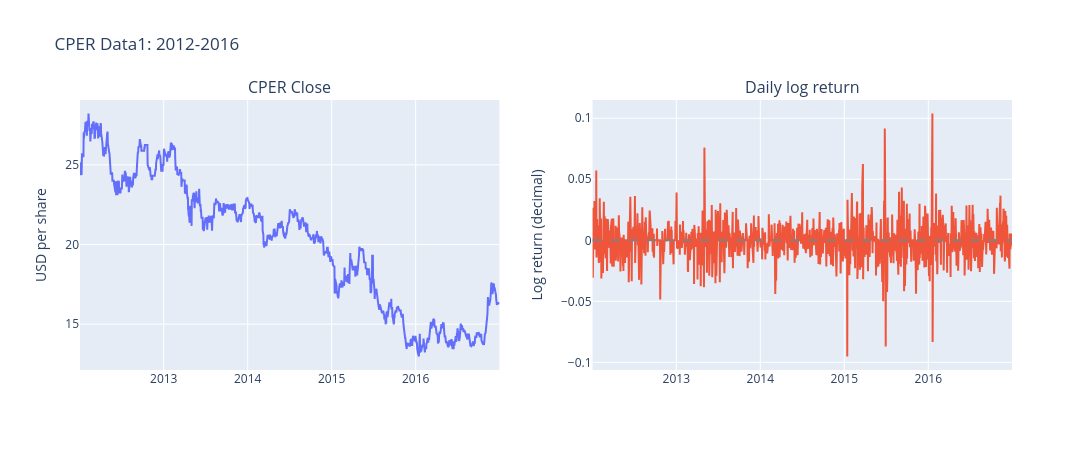

The notebook cell this image was saved under:
### Code cell
inspection = raw[["copper"]].rename(columns={"copper": "close"})
inspection["log_return"] = np.log(inspection["close"]).diff()
inspection = inspection.loc["2012-01-01":"2016-12-31"]

inspect(inspection)

### Figure 1 — Plotly figure (JSON) as saved in the notebook; plotly's stock layout.template omitted (floating-point values rounded to 4 significant figures; data arrays with more than 128 entries replaced by an {"elided": "..."} marker saying what was removed)
{"data": [{"mode": "lines", "type": "scatter", "x": {"elided": "1256 str values"}, "xaxis": "x", "y": {"elided": "1256 float values"}, "yaxis": "y"}, {"mode": "lines", "type": "scatter", "x": {"elided": "1256 str values"}, "xaxis": "x2", "y": {"elided": "1256 float values"}, "yaxis": "y2"}], "layout": {"annotations": [{"font": {"size": 16}, "showarrow": false, "text": "CPER Close", "x": 0.225, "xanchor": "center", "xref": "paper", "y": 1, "yanchor": "bottom", "yref": "paper"}, {"font": {"size": 16}, "showarrow": false, "text": "Daily log return", "x": 0.775, "xanchor": "center", "xref": "paper", "y": 1, "yanchor": "bottom", "yref": "paper"}], "height": 450, "shapes": [{"line": {"color": "gray", "dash": "dash"}, "type": "line", "x0": 0, "x1": 1, "xref": "x2 domain", "y0": 0, "y1": 0, "yref": "y2"}], "showlegend": false, "title": {"text": "CPER Data1: 2012-2016"}, "width": 1100, "xaxis": {"anchor": "y", "domain": [0, 0.45], "dtick": "M12", "tickformat": "%Y"}, "xaxis2": {"anchor": "y2", "domain": [0.55, 1], "dtick": "M12", "tickformat": "%Y"}, "yaxis": {"anchor": "x", "domain": [0, 1], "title": {"text": "USD per share"}}, "yaxis2": {"anchor": "x2", "domain": [0, 1], "title": {"text": "Log return (decimal)"}}}}
